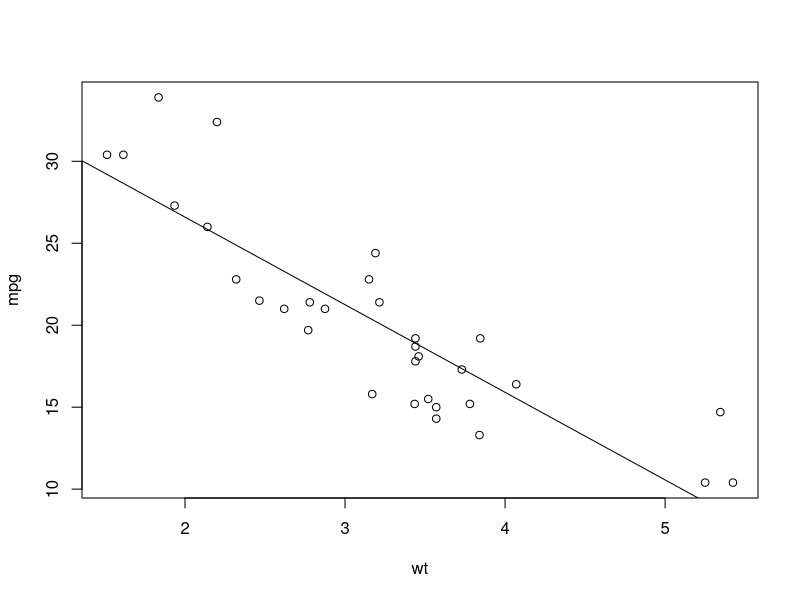
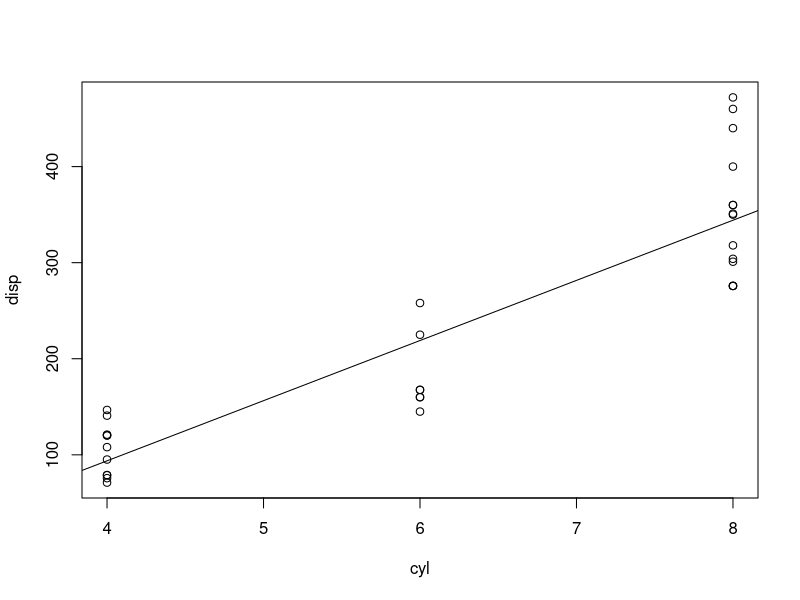
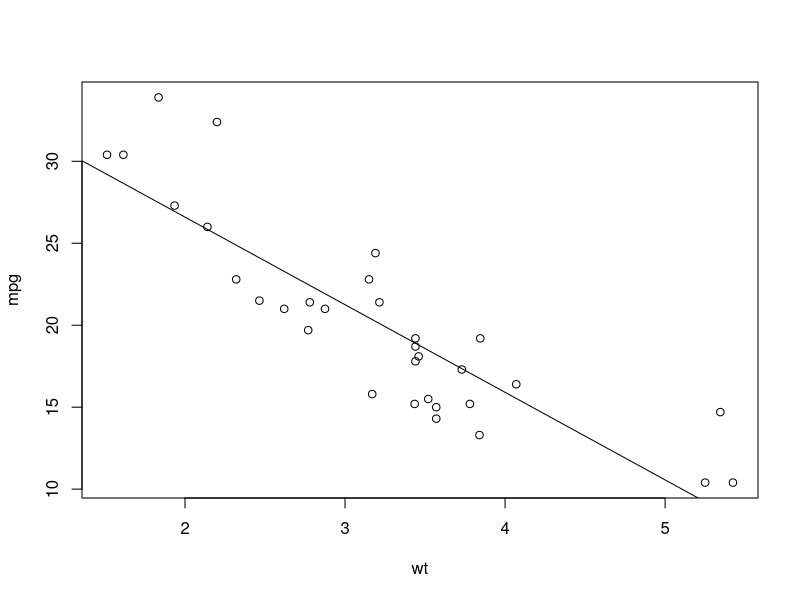
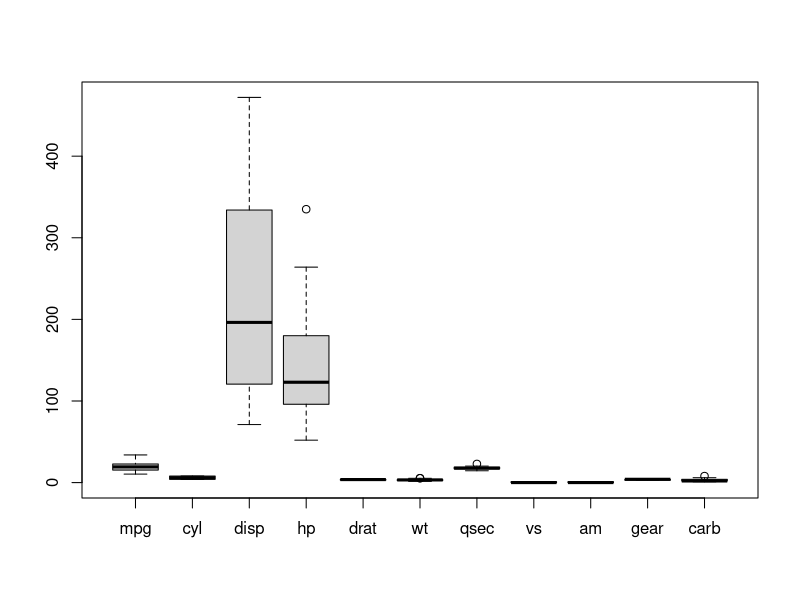
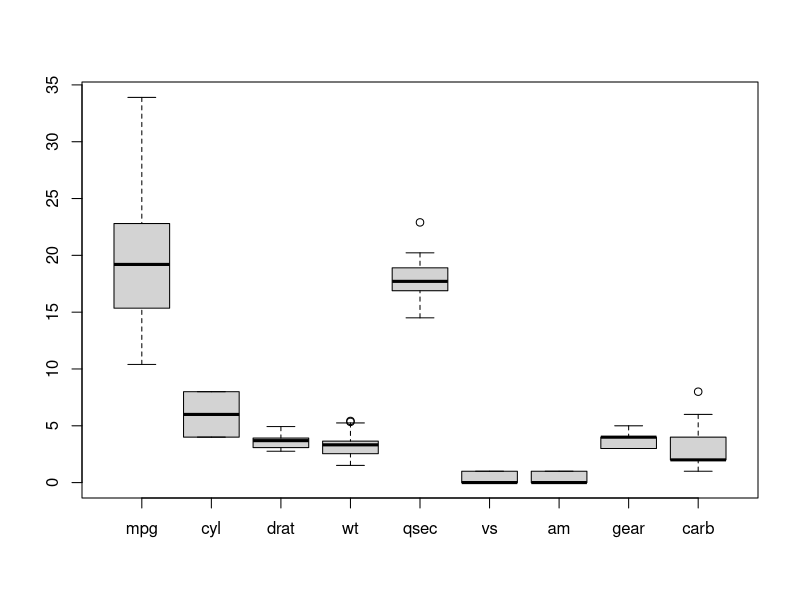
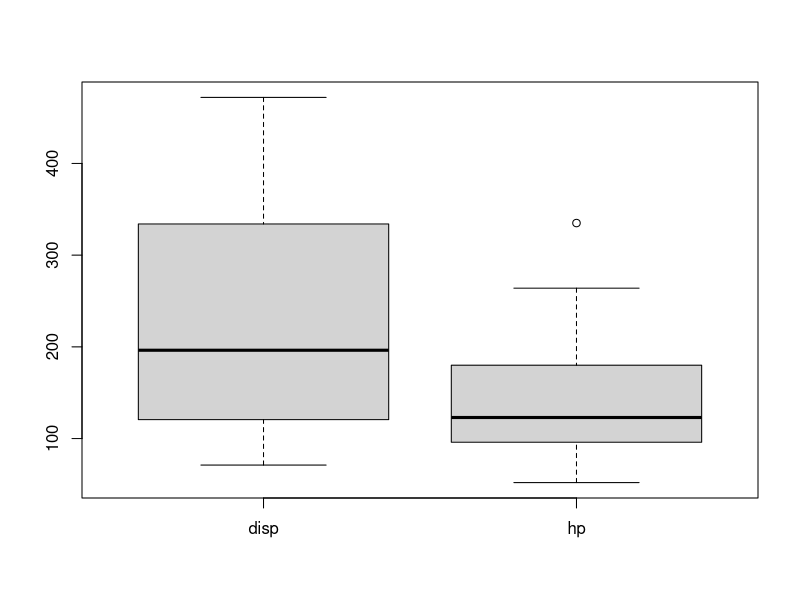
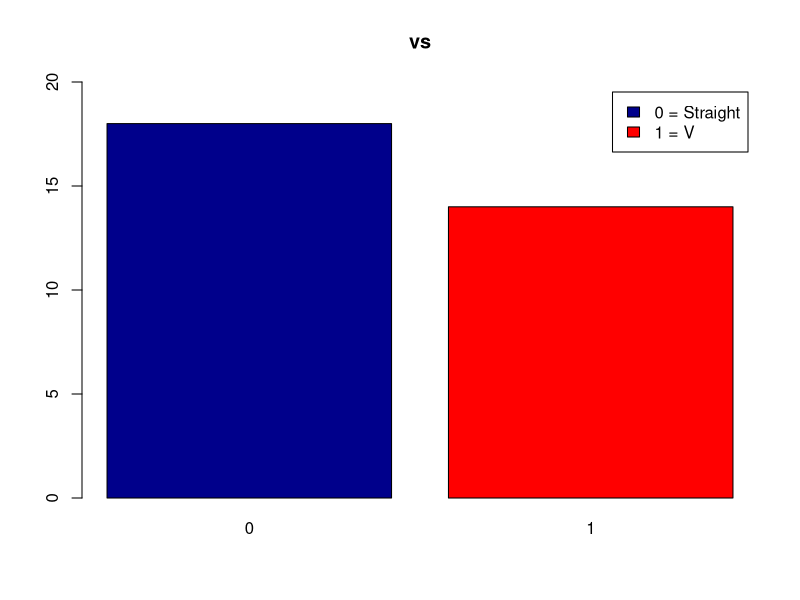
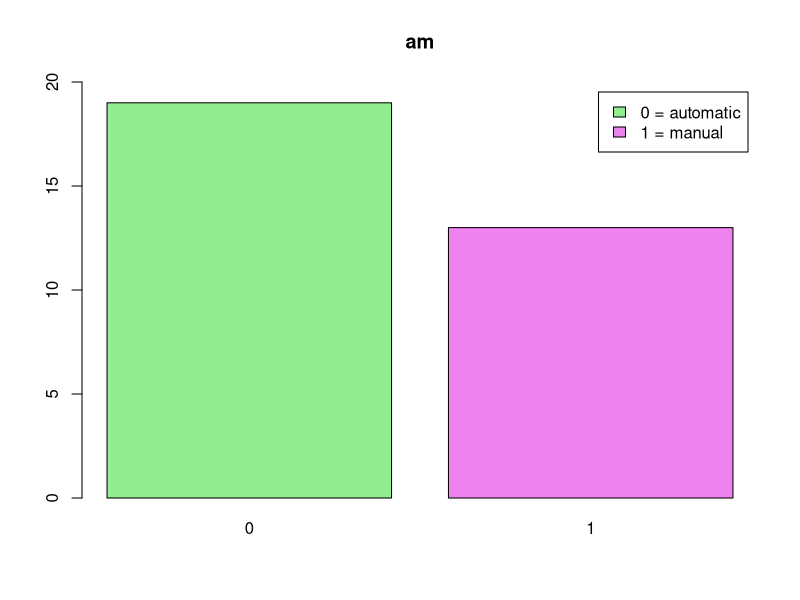

The R script that drew these images, in order: (Note: this script raises an error after producing the figures.)




#상관계수 박스 플롯을 보면 mpg와 disp에 각각 가장 높은 음의 상관계수와 양의 상관계수가
#있음을 알 수 있다
#보면 mpg와 wt간 가장 큰 음의 상관관계가 있고,
#disp 와 cyl 간 가장 큰 양의 상관관계가 있다.



mtcars <- datasets::mtcars

model1 <- lm(mpg ~ wt, data= mtcars)
summary(model1)
plot(mpg ~ wt, data = mtcars)
abline(model1)

model2 <- lm(disp ~ cyl, data = mtcars)
summary(model2)
plot(disp ~ cyl, data = mtcars)
abline(model2)


cor(mtcars)



#가장 설명력 높은코드
model2 <- lm(mpg ~ wt, data = mtcars)
summary(model2)
plot(mpg ~ wt, data = mtcars)
abline(model2)


model3 <- lm(mpg ~ drat, data = mtcars)


#기술 통계 분석, 시각화
str(mtcars); head(mtcars) #데이터 구조
summary(mtcars) #요약통계량

#중심성향 파악
boxplot(mtcars)
boxplot(mtcars[,-c(3,4)]) #큰 수 제외
boxplot(mtcars[,c(3,4)]) #큰 수만
#범주형 자료는 박스플롯으로 확인하는데 어려움이 있음.
#다른 분석 방식을 써줌.

#산포



#his, boxplot, Plot = 연속형 자료
#barplot, dotchart = 이산형 자료, cyl, carb, gear
#pie, barplot, mosaicplot(다변량) = 범주형 자료

#범주형 자료 빈도 파악, barplot, piechart
table(mtcars$vs)
table(mtcars$am)
?mtcars

#범주형 자료 barplot & piechart

barplot(table(mtcars$vs),
        main = 'vs',
        col = c('darkblue', 'red'),
        ylim = c(0,20),
        legend.text  = c("0 = Straight", "1 = V"))
        
barplot(table(mtcars$am),
        main = 'am',
        col = c('lightgreen','violet'),
        ylim = c(0,20),
        legend.text = c("0 = automatic", "1 = manual"))

dotchart(mtcars$vs, groups = mtcars$mpg, bg = c('red', 'white'))
dotchart(mtcars$am, groups = mtcars$am, bg = c('red', 'white'))


counts <- table(mtcars$vs, mtcars$gear); counts
barplot(counts,
        col = c("gold","blue"),
        legend = row.names(counts),
        xlim = c(0, 18), horiz = T,
        angle = 45,
        main = 'vs & gear',
        legend.text = c('vs', 'gear'))

counts3 <- table(mtcars$am, mtcars$gear)



?mtcars
#파이 차트
count_vs <- c(18,14)
count_am <- c(19,13)

pie((sort(table(mtcars$vs))),
         decreasing = TRUE,
         radius = 1,
         main = 'vs',
         col = c('white','lightblue'))
legend("topright", legend = c("0 = automatic", "1 = manual"), fill = c("white", "lightblue"))

pie((sort(table(mtcars$am))),
         decreasing = TRUE,
         radius = 1,
         main = 'am',
         col =c("white", "lightblue"),
         labels = paste0(count_am))
legend("topright", legend = c("0 = automatic", "1 = manual"), fill = c("white", "lightblue"))


?mtcars
#이산형 자료 barplot, dotchart
counts2 <- table(mtcars$cyl, mtcars$carb, mtcars$gear); counts2
par(mfrow = c(1,3))
dotchart(mtcars$cyl, group = mtcars$disp, main = "cyl",  labels = mtcars$cyl, bg = c("red","white"))
dotchart(mtcars$carb, main = 'carb', xlim = c(1,8), pch = 2)
dotchart(mtcars$gear, main = 'gear', pch = 10)


#연속형 자료 hist, boxplot, plot
num <- mtcars[,-c(2,3,4,8,9,10,11,12)] ;num
boxplot(mtcars[,-c(2,3,4,8,9,10,11,12)], main = 'plot') #큰 수치는 따로 비교
boxplot(mtcars[,c(3,4)], main = 'plot') #큰 수치
plot(mtcars[,-c(2,3,4,8,9,10,11,12)])
hist(num)
par(mfrow = c(1,2))
dotchart(mtcars$mpg,
         labels = rownames(mtcars),
         cex = 0.7,
         pch = 1,
         main = "Gas Milage for Car Models",
         xlab = "Miles Per Gallon")

grps = as.factor(mtcars$cyl)
color = c("black", "red", "blue")
mtcars$pch[mtcars$cyl == 4] = 15
mtcars$pch[mtcars$cyl == 6] = 16
mtcars$pch[mtcars$cyl == 8] = 17

dotchart(mtcars$mpg, labels = rownames(mtcars), groups=grps,
         gcolor = color, color = color[grps],
         cex = .7, pt.cex = 1, pch = mtcars$pch, xlba = "mpg",
         main = 'MPG by \n Number of Cylinders')
#실린더 수가 적을수록 주행거리가 늘어남!

boxplot(mtcars[,-c(3,4)])
#다중선형회귀분석
all_lm <- lm(mpg ~ ., data = mtcars)
summary(all_lm)
all_lm

